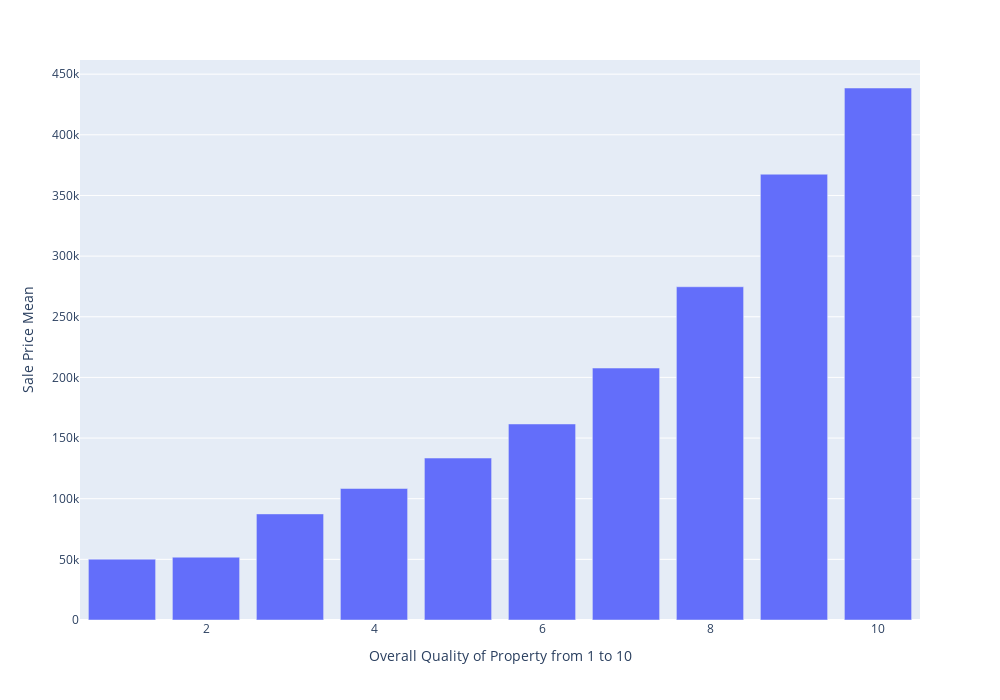

Source (notebook cell):
### Code cell
#Price dependence to Overall Quality of property
data2 = train_df.groupby(by=['OverallQual']).SalePrice.mean()
fig = px.bar(x=data2.index, y=data2.values,
             width=1000,
             height=700,
             labels={
                     "y": "Sale Price Mean",
                     "x": "Overall Quality of Property from 1 to 10"})
fig.show()

### Figure 1 — Plotly figure (JSON) as saved in the notebook; plotly's stock layout.template omitted (floating-point values rounded to 4 significant figures)
{"data": [{"alignmentgroup": "True", "hovertemplate": "Overall Quality of Property from 1 to 10=%{x}<br>Sale Price Mean=%{y}<extra></extra>", "legendgroup": "", "marker": {"color": "#636efa", "pattern": {"shape": ""}}, "name": "", "offsetgroup": "", "orientation": "v", "showlegend": false, "textposition": "auto", "type": "bar", "x": [1, 2, 3, 4, 5, 6, 7, 8, 9, 10], "xaxis": "x", "y": [50150, 51770.0, 87470.0, 108400.0, 133500.0, 161600.0, 207700.0, 274700.0, 367500.0, 438600.0], "yaxis": "y"}], "layout": {"barmode": "relative", "height": 700, "legend": {"tracegroupgap": 0}, "margin": {"t": 60}, "width": 1000, "xaxis": {"anchor": "y", "domain": [0, 1], "title": {"text": "Overall Quality of Property from 1 to 10"}}, "yaxis": {"anchor": "x", "domain": [0, 1], "title": {"text": "Sale Price Mean"}}}}
